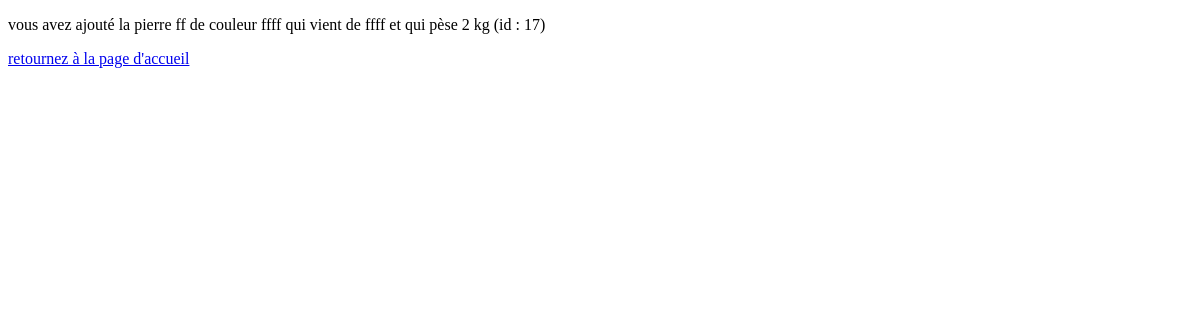
Page /mesmineraux/affiche/17/ on the earlier database version.
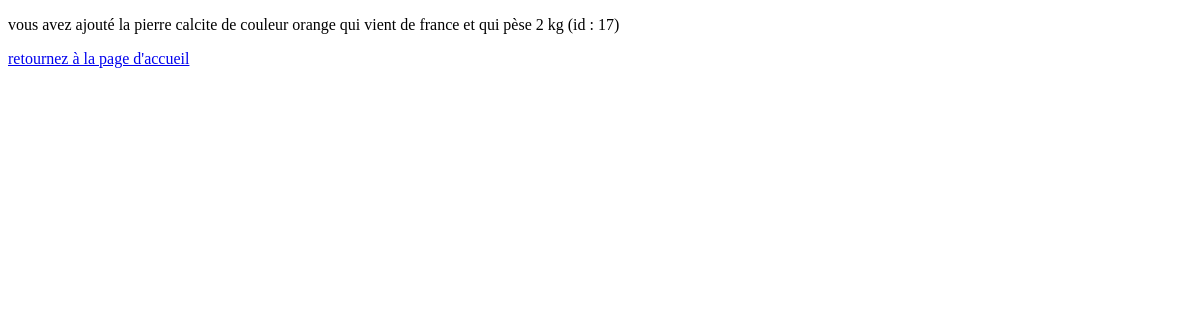
Same page on the later database version.
### mesmineraux/models.py (models this page shows, shortened)
class Pierre(models.Model):
    nompierre = models.CharField(max_length=100)
    couleur = models.CharField(max_length = 100)
    nationalité = models.CharField(max_length = 100)
    poids = models.IntegerField(blank=False)
    resume = models.TextField(null = True, blank = True)
    def __str__(self):
        chaine = f"{self.nompierre} de couleur {self.couleur} qui vient de {self.nationalité} et qui pèse {self.poids} kg"
        return chaine

### mesmineraux/views.py (the view)
# urls.py: path('affiche/<int:id>/', views.affiche),
def affiche(request, id):
    pierre = models.Pierre.objects.get(pk=id)
    return render(request, "mesmineraux/affiche.html",{"pierre": pierre})

### mesmineraux/templates/mesmineraux/affiche.html (shortened to what this page needs)
<!DOCTYPE html>
<html lang="fr">
<head>
</head>
<body>
<p> vous avez ajouté la pierre {{pierre}} (id : {{pierre.id}}) </p>
<a href="/mesmineraux/index/"> retournez à la page d'accueil</a>
</body>
</html>

Differences in the rows shown:
changed Pierre id 17: nompierre+couleur+nationalité "ff de couleur ffff qui vient de ffff et qui pèse 2 kg" → "calcite de couleur orange qui vient de france et qui pèse 2 kg"
